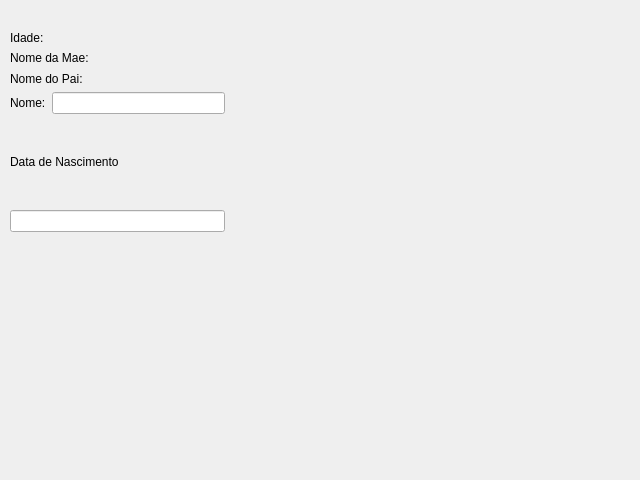
<?xml version="1.0" encoding="UTF-8"?>
<ui version="4.0">
 <class>alunosWidget</class>
 <widget class="QWidget" name="alunosWidget">
  <property name="geometry">
   <rect>
    <x>0</x>
    <y>0</y>
    <width>640</width>
    <height>480</height>
   </rect>
  </property>
  <property name="windowTitle">
   <string>Form</string>
  </property>
  <widget class="QWidget" name="">
   <property name="geometry">
    <rect>
     <x>10</x>
     <y>30</y>
     <width>215</width>
     <height>202</height>
    </rect>
   </property>
   <layout class="QVBoxLayout" name="verticalLayout_2">
    <item>
     <layout class="QVBoxLayout" name="verticalLayout">
      <item>
       <widget class="QLabel" name="label_2">
        <property name="text">
         <string>Idade:</string>
        </property>
       </widget>
      </item>
      <item>
       <widget class="QLabel" name="label_3">
        <property name="text">
         <string>Nome da Mae:</string>
        </property>
       </widget>
      </item>
      <item>
       <widget class="QLabel" name="label_4">
        <property name="text">
         <string>Nome do Pai:</string>
        </property>
       </widget>
      </item>
      <item>
       <layout class="QHBoxLayout" name="horizontalLayout">
        <item>
         <widget class="QLabel" name="label">
          <property name="text">
           <string>Nome:</string>
          </property>
         </widget>
        </item>
        <item>
         <widget class="QLineEdit" name="lineEdit"/>
        </item>
       </layout>
      </item>
     </layout>
    </item>
    <item>
     <widget class="QLabel" name="label_5">
      <property name="text">
       <string>Data de Nascimento</string>
      </property>
     </widget>
    </item>
    <item>
     <widget class="QLineEdit" name="lineEdit_2"/>
    </item>
   </layout>
  </widget>
 </widget>
 <resources/>
 <connections/>
</ui>
